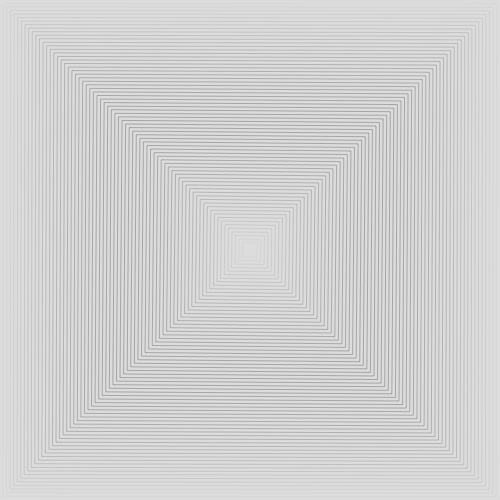
Frame 1 (no input)
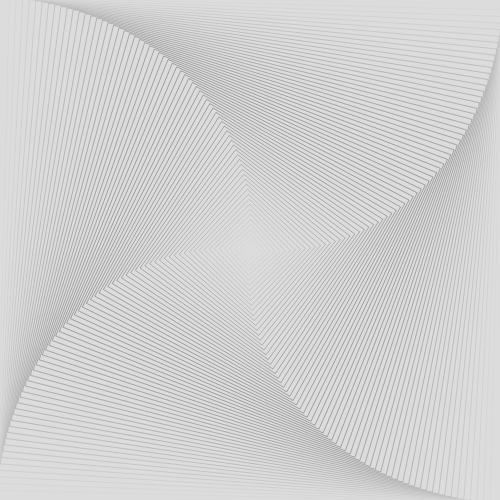
Frame 60 (no input)
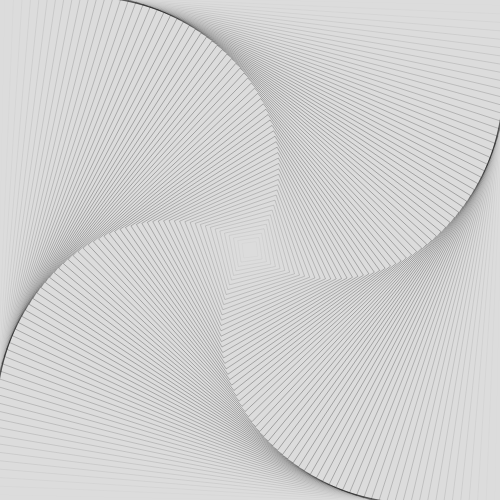
Frame 120 (the mouse pressed at the canvas centre since frame 60)

The p5.js sketch that drew these frames (run headless with seeded random() and noise() and a simulated clock; from frame 60 on, the mouse is pressed at the canvas centre):

// p5.js sketch
// ── sketch.js
function setup() {
  createCanvas(500, 500);
  smooth();
  rectMode(CENTER);
}

function draw() {
  background(220);
  strokeWeight(0.2);
  // fill(100);
  noFill();
  var numRect = 70;
  var anim = Math.sin(frameCount * 0.01);
  for (var i = 0; i < numRect; i++){
    push();
    var ptr = 1 - fi;
    var fi = i/numRect;
  translate(width/2, height/2);
  strokeWeight(fi);
  rotate(PI * 0.5 * fi * anim);
  scale(ptr);
  rect(0, 0, width, height);
  pop();
}
//  drawGrid();
}

function drawGrid(){
  push();
  noFill();
  stroke(0, 100);
  for (var x = 0; x < width; x+=10){
    line(x,0,x,height)
  }
  for (var y = 0; y < height; y+=10){
    line(0,y,width,y)
  }
}
